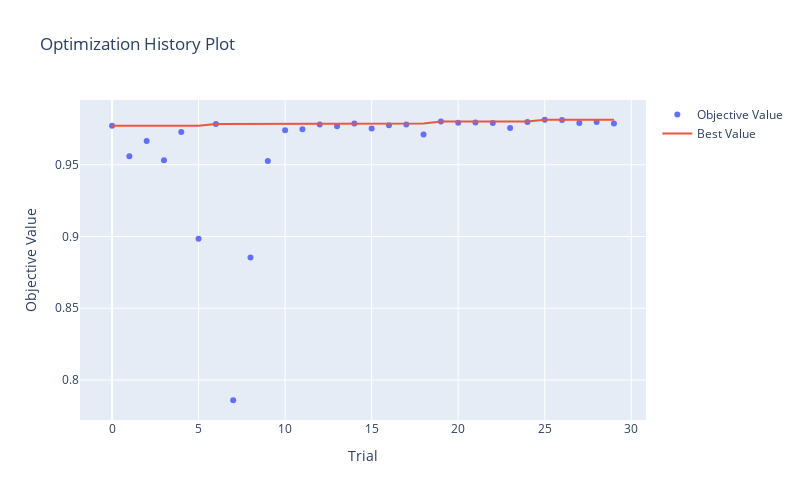
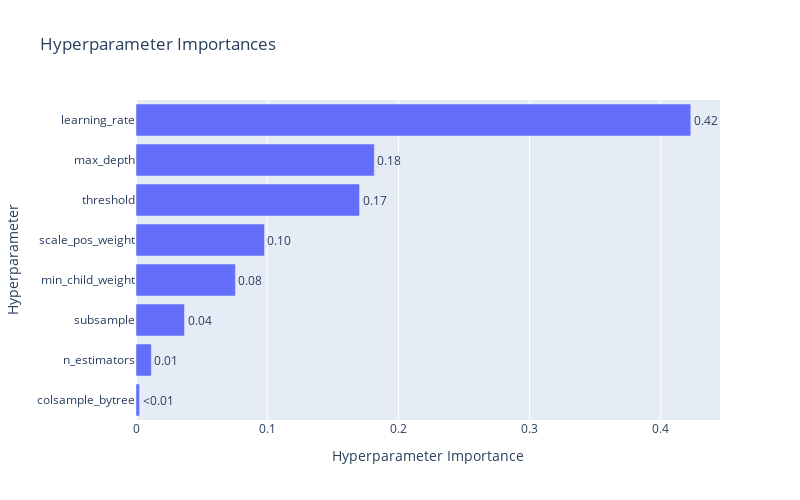

Source (notebook cell) for these figures, in order:
### Code cell
fig = optuna.visualization.plot_optimization_history(xgb_study)
fig.update_layout(width=800, height=500) 
fig.show()

fig = optuna.visualization.plot_param_importances(xgb_study)
fig.update_layout(width=800, height=500) 
fig.show()

### Figure 1 — Plotly figure (JSON) as saved in the notebook; plotly's stock layout.template omitted (floating-point values rounded to 4 significant figures)
{"data": [{"mode": "markers", "name": "Objective Value", "type": "scatter", "x": [0, 1, 2, 3, 4, 5, 6, 7, 8, 9, 10, 11, 12, 13, 14, 15, 16, 17, 18, 19, 20, 21, 22, 23, 24, 25, 26, 27, 28, 29], "y": [0.9772, 0.9559, 0.9665, 0.9532, 0.9728, 0.8984, 0.9783, 0.7858, 0.8853, 0.9526, 0.9741, 0.9748, 0.978, 0.9769, 0.9787, 0.9753, 0.9774, 0.9781, 0.9711, 0.9801, 0.9792, 0.9795, 0.9791, 0.9755, 0.9799, 0.9814, 0.9813, 0.9791, 0.9797, 0.9787]}, {"mode": "lines", "name": "Best Value", "type": "scatter", "x": [0, 1, 2, 3, 4, 5, 6, 7, 8, 9, 10, 11, 12, 13, 14, 15, 16, 17, 18, 19, 20, 21, 22, 23, 24, 25, 26, 27, 28, 29], "y": [0.9772, 0.9772, 0.9772, 0.9772, 0.9772, 0.9772, 0.9783, 0.9783, 0.9783, 0.9783, 0.9783, 0.9783, 0.9783, 0.9783, 0.9787, 0.9787, 0.9787, 0.9787, 0.9787, 0.9801, 0.9801, 0.9801, 0.9801, 0.9801, 0.9801, 0.9814, 0.9814, 0.9814, 0.9814, 0.9814]}, {"marker": {"color": "#cccccc"}, "mode": "markers", "name": "Infeasible Trial", "showlegend": false, "type": "scatter", "x": [], "y": []}], "layout": {"height": 500, "title": {"text": "Optimization History Plot"}, "width": 800, "xaxis": {"title": {"text": "Trial"}}, "yaxis": {"title": {"text": "Objective Value"}}}}

### Figure 2 — Plotly figure (JSON) as saved in the notebook; plotly's stock layout.template omitted (floating-point values rounded to 4 significant figures)
{"data": [{"cliponaxis": false, "hovertemplate": ["colsample_bytree (FloatDistribution): 0.002716457771465766<extra></extra>", "n_estimators (IntDistribution): 0.011695122765371161<extra></extra>", "subsample (FloatDistribution): 0.03697761878233412<extra></extra>", "min_child_weight (IntDistribution): 0.07581119767594885<extra></extra>", "scale_pos_weight (FloatDistribution): 0.09792098630643029<extra></extra>", "threshold (FloatDistribution): 0.1703885297719685<extra></extra>", "max_depth (IntDistribution): 0.18160796345770697<extra></extra>", "learning_rate (FloatDistribution): 0.4228821234687745<extra></extra>"], "name": "Objective Value", "orientation": "h", "text": ["<0.01", "0.01", "0.04", "0.08", "0.10", "0.17", "0.18", "0.42"], "textposition": "outside", "type": "bar", "x": [0.002716, 0.0117, 0.03698, 0.07581, 0.09792, 0.1704, 0.1816, 0.4229], "y": ["colsample_bytree", "n_estimators", "subsample", "min_child_weight", "scale_pos_weight", "threshold", "max_depth", "learning_rate"]}], "layout": {"height": 500, "title": {"text": "Hyperparameter Importances"}, "width": 800, "xaxis": {"title": {"text": "Hyperparameter Importance"}}, "yaxis": {"title": {"text": "Hyperparameter"}}}}
